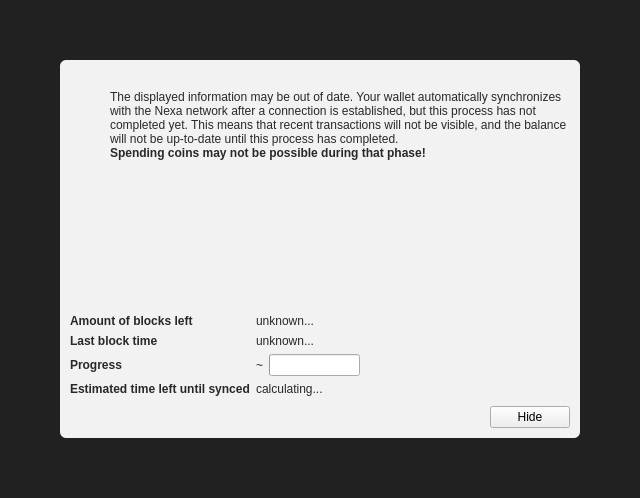
<?xml version="1.0" encoding="UTF-8"?>
<ui version="4.0">
 <class>ModalOverlay</class>
 <widget class="ModalOverlay" name="ModalOverlay">
  <property name="geometry">
   <rect>
    <x>0</x>
    <y>0</y>
    <width>640</width>
    <height>498</height>
   </rect>
  </property>
  <property name="windowTitle">
   <string>Form</string>
  </property>
  <layout class="QVBoxLayout" name="verticalLayout" stretch="0">
   <property name="sizeConstraint">
    <enum>QLayout::SetDefaultConstraint</enum>
   </property>
   <property name="leftMargin">
    <number>0</number>
   </property>
   <property name="topMargin">
    <number>0</number>
   </property>
   <property name="rightMargin">
    <number>0</number>
   </property>
   <property name="bottomMargin">
    <number>0</number>
   </property>
   <item>
    <widget class="QWidget" name="bgWidget" native="true">
     <property name="styleSheet">
      <string notr="true">#bgWidget { background: rgba(0,0,0,220); }</string>
     </property>
     <layout class="QVBoxLayout" name="verticalLayoutMain" stretch="1">
      <property name="leftMargin">
       <number>60</number>
      </property>
      <property name="topMargin">
       <number>60</number>
      </property>
      <property name="rightMargin">
       <number>60</number>
      </property>
      <property name="bottomMargin">
       <number>60</number>
      </property>
      <item>
       <widget class="QWidget" name="contentWidget" native="true">
        <property name="styleSheet">
         <string notr="true">#contentWidget { background: rgba(255,255,255,240); border-radius: 6px; }

QLabel { color: rgb(40,40,40);  }</string>
        </property>
        <layout class="QVBoxLayout" name="verticalLayoutSub" stretch="1,0,0,0">
         <property name="spacing">
          <number>0</number>
         </property>
         <property name="leftMargin">
          <number>10</number>
         </property>
         <property name="topMargin">
          <number>10</number>
         </property>
         <property name="rightMargin">
          <number>10</number>
         </property>
         <property name="bottomMargin">
          <number>10</number>
         </property>
         <item>
          <layout class="QHBoxLayout" name="horizontalLayoutIconText" stretch="0,1">
           <property name="topMargin">
            <number>20</number>
           </property>
           <item>
            <layout class="QVBoxLayout" name="verticalLayoutIcon">
             <property name="leftMargin">
              <number>0</number>
             </property>
             <item>
              <widget class="QPushButton" name="warningIcon">
               <property name="enabled">
                <bool>false</bool>
               </property>
               <property name="text">
                <string/>
               </property>
               <property name="icon">
                <iconset>
                 <normaloff>:/icons/warning</normaloff>
                 <disabledoff>:/icons/warning</disabledoff>:/icons/warning</iconset>
               </property>
               <property name="iconSize">
                <size>
                 <width>48</width>
                 <height>48</height>
                </size>
               </property>
               <property name="flat">
                <bool>true</bool>
               </property>
              </widget>
             </item>
             <item>
              <spacer name="verticalSpacerWarningIcon">
               <property name="orientation">
                <enum>Qt::Vertical</enum>
               </property>
               <property name="sizeHint" stdset="0">
                <size>
                 <width>20</width>
                 <height>40</height>
                </size>
               </property>
              </spacer>
             </item>
            </layout>
           </item>
           <item>
            <layout class="QVBoxLayout" name="verticalLayoutInfoText">
             <property name="leftMargin">
              <number>0</number>
             </property>
             <property name="topMargin">
              <number>0</number>
             </property>
             <item>
              <widget class="QLabel" name="infoText">
               <property name="text">
                <string>The displayed information may be out of date. Your wallet automatically synchronizes with the Nexa network after a connection is established, but this process has not completed yet. This means that recent transactions will not be visible, and the balance will not be up-to-date until this process has completed.</string>
               </property>
               <property name="textFormat">
                <enum>Qt::RichText</enum>
               </property>
               <property name="wordWrap">
                <bool>true</bool>
               </property>
              </widget>
             </item>
             <item>
              <widget class="QLabel" name="infoTextStrong">
               <property name="font">
                <font>
                 <weight>75</weight>
                 <bold>true</bold>
                </font>
               </property>
               <property name="text">
                <string>Spending coins may not be possible during that phase!</string>
               </property>
               <property name="textFormat">
                <enum>Qt::RichText</enum>
               </property>
               <property name="wordWrap">
                <bool>true</bool>
               </property>
              </widget>
             </item>
             <item>
              <spacer name="verticalSpacerInTextSpace">
               <property name="orientation">
                <enum>Qt::Vertical</enum>
               </property>
               <property name="sizeHint" stdset="0">
                <size>
                 <width>20</width>
                 <height>40</height>
                </size>
               </property>
              </spacer>
             </item>
            </layout>
           </item>
          </layout>
         </item>
         <item>
          <spacer name="verticalSpacerAfterText">
           <property name="orientation">
            <enum>Qt::Vertical</enum>
           </property>
           <property name="sizeHint" stdset="0">
            <size>
             <width>20</width>
             <height>40</height>
            </size>
           </property>
          </spacer>
         </item>
         <item>
          <layout class="QFormLayout" name="formLayout">
           <property name="fieldGrowthPolicy">
            <enum>QFormLayout::FieldsStayAtSizeHint</enum>
           </property>
           <property name="horizontalSpacing">
            <number>6</number>
           </property>
           <property name="verticalSpacing">
            <number>6</number>
           </property>
           <property name="topMargin">
            <number>10</number>
           </property>
           <item row="0" column="0">
            <widget class="QLabel" name="labelAmoutOfBlocksLeft">
             <property name="font">
              <font>
               <weight>75</weight>
               <bold>true</bold>
              </font>
             </property>
             <property name="text">
              <string>Amount of blocks left</string>
             </property>
            </widget>
           </item>
           <item row="0" column="1">
            <widget class="QLabel" name="amountOfBlocksLeft">
             <property name="text">
              <string>unknown...</string>
             </property>
            </widget>
           </item>
           <item row="1" column="0">
            <widget class="QLabel" name="labelLastBlockTime">
             <property name="font">
              <font>
               <weight>75</weight>
               <bold>true</bold>
              </font>
             </property>
             <property name="text">
              <string>Last block time</string>
             </property>
            </widget>
           </item>
           <item row="1" column="1">
            <widget class="QLabel" name="newestBlockDate">
             <property name="sizePolicy">
              <sizepolicy hsizetype="Maximum" vsizetype="Preferred">
               <horstretch>0</horstretch>
               <verstretch>0</verstretch>
              </sizepolicy>
             </property>
             <property name="text">
              <string>unknown...</string>
             </property>
            </widget>
           </item>
           <item row="2" column="0">
            <widget class="QLabel" name="labelSyncDone">
             <property name="font">
              <font>
               <weight>75</weight>
               <bold>true</bold>
              </font>
             </property>
             <property name="text">
              <string>Progress</string>
             </property>
            </widget>
           </item>
           <item row="2" column="1">
            <layout class="QHBoxLayout" name="horizontalLayoutSync" stretch="0,1">
             <item>
              <widget class="QLabel" name="percentageProgress">
               <property name="text">
                <string>~</string>
               </property>
              </widget>
             </item>
             <item>
              <widget class="QProgressBar" name="progressBar">
               <property name="textVisible">
                <bool>false</bool>
               </property>
              </widget>
             </item>
            </layout>
           </item>
           <item row="4" column="0">
            <widget class="QLabel" name="labelEstimatedTimeLeft">
             <property name="font">
              <font>
               <weight>75</weight>
               <bold>true</bold>
              </font>
             </property>
             <property name="text">
              <string>Estimated time left until synced</string>
             </property>
            </widget>
           </item>
           <item row="4" column="1">
            <widget class="QLabel" name="expectedTimeLeft">
             <property name="text">
              <string>calculating...</string>
             </property>
            </widget>
           </item>
          </layout>
         </item>
         <item>
          <layout class="QHBoxLayout" name="horizontalLayoutButtons">
           <property name="leftMargin">
            <number>10</number>
           </property>
           <property name="topMargin">
            <number>10</number>
           </property>
           <item>
            <spacer name="horizontalSpacer">
             <property name="orientation">
              <enum>Qt::Horizontal</enum>
             </property>
             <property name="sizeHint" stdset="0">
              <size>
               <width>40</width>
               <height>20</height>
              </size>
             </property>
            </spacer>
           </item>
           <item>
            <widget class="QPushButton" name="closeButton">
             <property name="text">
              <string>Hide</string>
             </property>
            </widget>
           </item>
          </layout>
         </item>
        </layout>
       </widget>
      </item>
     </layout>
    </widget>
   </item>
  </layout>
 </widget>
 <customwidgets>
  <customwidget>
   <class>ModalOverlay</class>
   <extends>QWidget</extends>
   <header>modaloverlay.h</header>
   <container>1</container>
  </customwidget>
 </customwidgets>
 <resources/>
 <connections/>
</ui>
